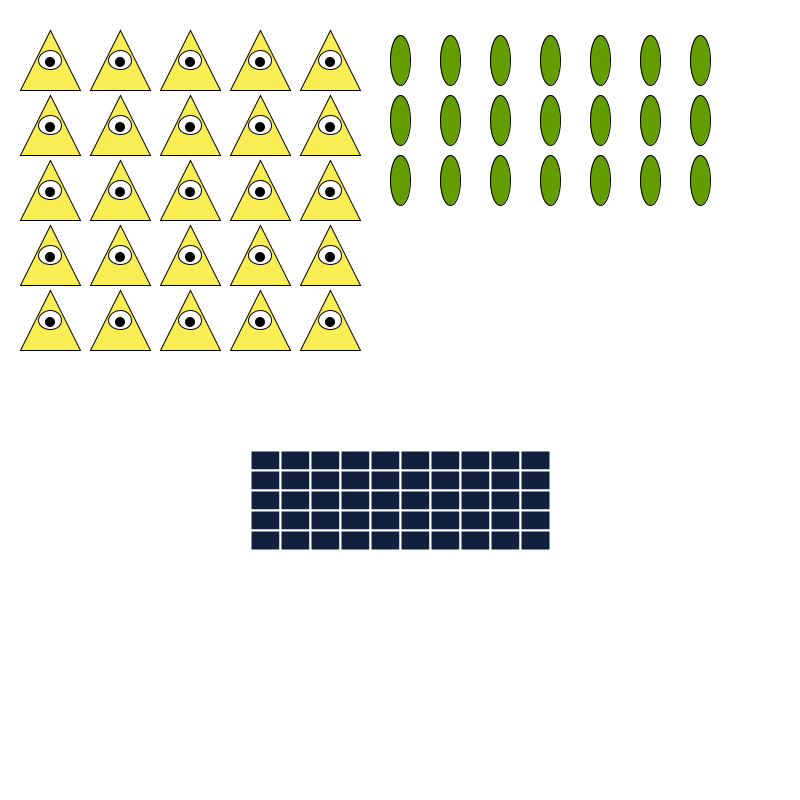
Frame 1 (no input)
Frame 60 (the mouse pressed at the canvas centre just before this capture): identical to frame 1, image omitted
Frame 120 (the mouse held since frame 60 and released just before this capture): identical to frame 1, image omitted

The Processing sketch that drew this single still picture (run headless with seeded random() and noise(); from frame 60 on, the mouse is pressed at the canvas centre):

// Processing sketch: OrlandoDiaz_Ex3
// ── OrlandoDiaz_Ex3.pde

void setup() {
  size(800,800);
  smooth();
  noFill();
 
}

void draw(){
  background(255);
  stroke(0);
  strokeWeight(1);
  //Bill Cipher Grid Start
  int a = 50; //top x
  int b = 30; //top y
  int c = 20; //left x
  int d = 90; //left y
  int e = 80; //right x
  int f = 90; //right y
  fill(248,237,83);
  for(int z=0; z<5;z++){
    for(int y=0; y<5;y++){
 triangle( a, b, c, d, e, f);//top,left,right
 b+=65;
 d+=65;
 f+=65;
    }//y(vertical)
    b=30;
    d=90;
    f=90;
 a+=70;
 c+=70;
 e+=70;
    }//z (horizontal)
 fill(255);
 int g = 50;
 int m = 60;
 for(int x=0; x<5; x++){
   for(int r=0; r<5; r++){
 ellipse(g,m,23,19);
 m+=65;
   }//vertical m
   m=60;
   g+=70;
 }//eyeball (horizontal x)
 fill(0);
 noStroke();
 int h = 50;
 int n = 62;
 for(int w=0; w<5; w++){
   for(int q=0; q<5; q++){
 ellipse(h,n,10,10);
 n+=65;
 }
 n=62;
 h+=70;
 }//pupil (horizontal w)
 //Bill Cipher Grid end
 
 //Pickle Start
 int i = 400;
 int j = 60;
 fill(100,157,0);
 stroke(0);
 for(int v=0; v<7; v++){
   for(int u=0; u<3; u++){
     ellipse(i,j,20,50);
     j+=60;
   }//j (vertical)
   j=60;
   i+=50;
 }//i (horizontal)
 //Pickle Stop
 
 int k = 250;
 int l = 450;
 stroke(255);
 strokeWeight(2);
 fill(17,33,61);
 for(int t=0; t<10; t++){
   for(int s=0; s<5; s++){
     rect(k,l,30,20);
     l+=20;
   }//l (vertical)
   l=450;
   k+=30;
 }//k (horizontal)
 
}//end of draw
